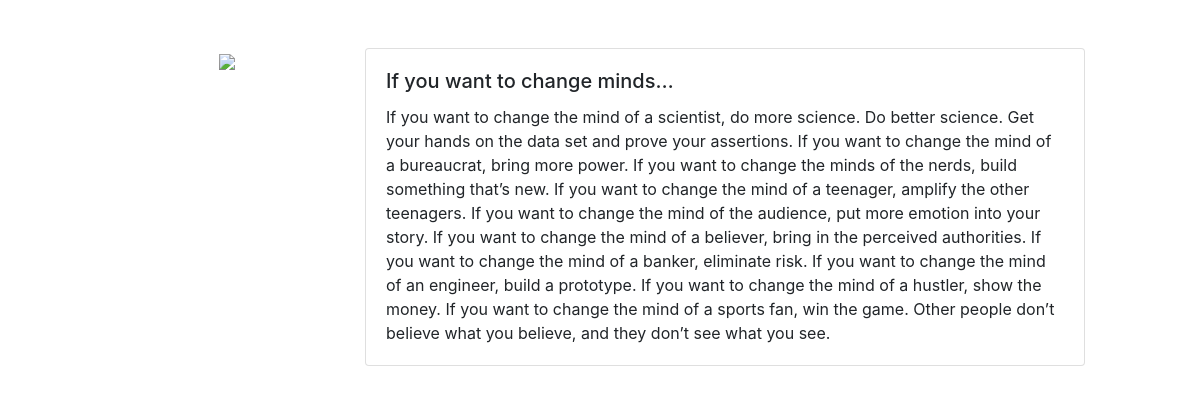
Page /blog/if-you-want-to-change-minds on the committed database.
### blog/models.py (models this page shows, shortened)
class BlogPost(models.Model):
    author = models.ForeignKey(User, default=1, null=True, on_delete=models.SET_NULL)
    title = models.CharField(max_length=120)
    content = models.TextField(null=True, blank=True)
    slug = models.SlugField(unique=True)

### blog/views.py (the view)
# urls.py: path('<str:slug>', views.blogpost),
def blogpost(request, slug):
    template_name = 'blog/blogpost.html'
    blogpost_obj = get_object_or_404(BlogPost,slug=slug)
    context = {"object": blogpost_obj}
    return render(request, template_name, context)

### blog/templates/blog/blogpost.html
{% extends 'main_left_sidebar.html' %}
{% block content %}
    {% include 'blog/list_inline.html' with blog_post=object truncate=False detail=True %}
{% endblock content %}
{% block sidebar %}
    <div class="row">
        <div class="col-md-2 mx-auto">
                <img src='https://buyerclub.in/wp-content/uploads/2019/10/Logo.png' width="150px" />
        </div>
    </div>
{% endblock sidebar %}

### blog/templates/blog/list_inline.html (shortened to what this page needs)
<div class="card">
    <div class="card-body">
        <h5 class="card-title">{{blog_post.title}}</h5>
        {% if truncate %}
            <p class="card-text">{{blog_post.content|truncatewords:30}}</p>
        {% else %}
        <p class="card-text">{{blog_post.content}}</p>
        {% endif %}
    </div>
</div>

### rows in the picture
BlogPost: title "If you want to change minds…", content "If you want to change the mind of a scientist, do more science. Do better science. Get your hands on the data set and prove your assertions. If you want to change the mind of a bureaucrat, bring more power. If you want to change the minds of the nerds, build something that’s new. If you want to change the mind of a teenager, amplify the other teenagers. If you want to change the mind of the audience, put more emotion into your story. If you want to change the mind of a believer, bring in the perceived authorities. If you want to change the mind of a banker, eliminate risk. If you want to change the mind of an engineer, build a prototype. If you want to change the mind of a hustler, show the…"
